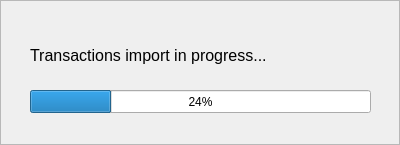
<?xml version="1.0" encoding="UTF-8"?>
<ui version="4.0">
 <class>ProgDialog</class>
 <widget class="QFrame" name="ProgDialog">
  <property name="windowModality">
   <enum>Qt::WindowModal</enum>
  </property>
  <property name="geometry">
   <rect>
    <x>0</x>
    <y>0</y>
    <width>400</width>
    <height>145</height>
   </rect>
  </property>
  <property name="windowTitle">
   <string>Frame</string>
  </property>
  <property name="frameShape">
   <enum>QFrame::StyledPanel</enum>
  </property>
  <property name="frameShadow">
   <enum>QFrame::Raised</enum>
  </property>
  <widget class="QLabel" name="label">
   <property name="geometry">
    <rect>
     <x>30</x>
     <y>40</y>
     <width>261</width>
     <height>31</height>
    </rect>
   </property>
   <property name="font">
    <font>
     <pointsize>12</pointsize>
    </font>
   </property>
   <property name="text">
    <string>Transactions import in progress...</string>
   </property>
  </widget>
  <widget class="QProgressBar" name="progressBar">
   <property name="geometry">
    <rect>
     <x>30</x>
     <y>90</y>
     <width>341</width>
     <height>23</height>
    </rect>
   </property>
   <property name="value">
    <number>24</number>
   </property>
  </widget>
 </widget>
 <resources/>
 <connections/>
</ui>
